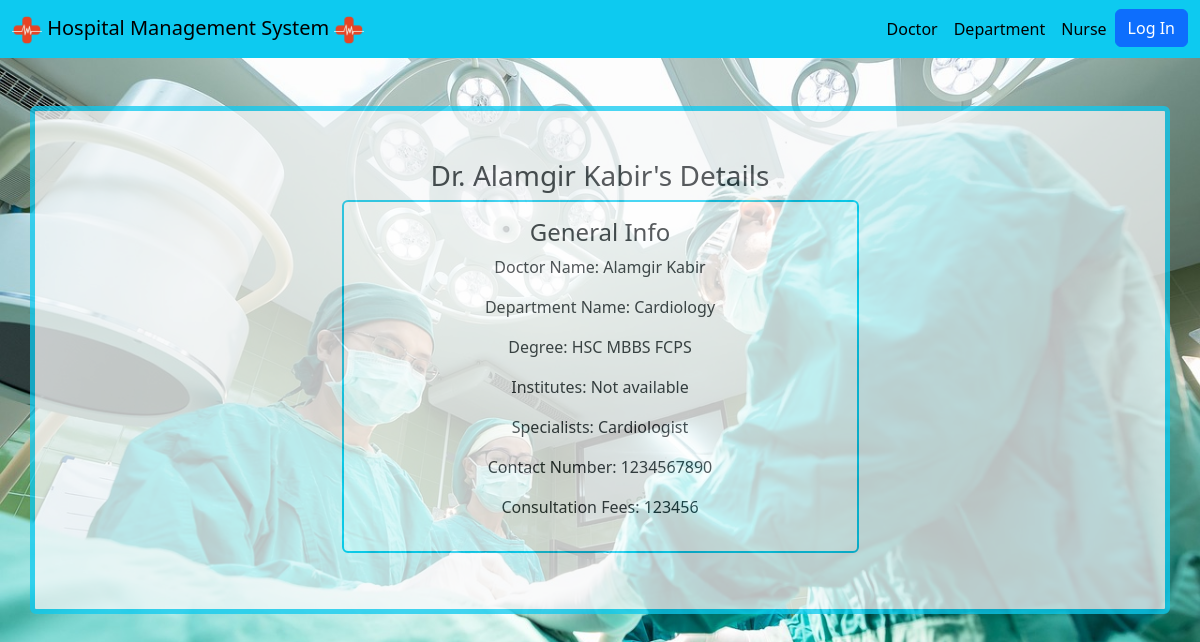
/Website/doctorprofile.php?id=11, run on the app's committed database.
### tables this page shows
CREATE TABLE `doctor_profile` (
  `Doctor_ID` int(10) NOT NULL,
  `Doctor_Name` varchar(20) NOT NULL,
  `Department_ID` int(10) DEFAULT NULL,
  `Degree` text DEFAULT NULL,
  `Institutes` text DEFAULT NULL,
  `Specialists` text DEFAULT NULL,
  `Doctor_Contact_Number` int(11) DEFAULT NULL,
  `Doctor_Bill` int(255) DEFAULT NULL
);

CREATE TABLE `doctor` (
  `Doctor_ID` int(10) NOT NULL,
  `Doctor_Name` varchar(20) NOT NULL,
  `Department_ID` int(10) DEFAULT NULL,
  `Degree` text DEFAULT NULL,
  `Specialists` text DEFAULT NULL
);

CREATE TABLE `department` (
  `Department_ID` int(10) NOT NULL,
  `Department_Name` varchar(20) NOT NULL,
  `Number_of_Doctors` int(255) DEFAULT NULL,
  `Number_of_Nurses` int(255) NOT NULL
);

### Website/doctorprofile.php (the view, shortened to what this page needs)
<!DOCTYPE html>
<html>
<?php
include "connect.php";
if (isset($_GET['id'])) {
    $id = mysqli_real_escape_string($conn, $_GET['id']);
    $sql = "
        SELECT d.*, dp.Institutes, dp.doctor_Contact_Number, dp.Doctor_Bill, dt.Department_ID, dt.Department_name
        FROM doctor d
        LEFT JOIN department dt USING (Department_ID)
        LEFT JOIN doctor_profile dp USING (Doctor_ID)
        WHERE Doctor_ID = $id";
    $result = mysqli_query($conn, $sql);
    $doctor = mysqli_fetch_assoc($result);
}
include("header.php");
?>
<head>
    <link rel="stylesheet" href="https://cdn.jsdelivr.net/npm/bootstrap@5.3.2/dist/css/bootstrap.min.css">
</head>
<body style="background-image: url(img/doctorpage.jpeg);background-size: cover;background-repeat: no-repeat;">
    <div class="container p-5 my-5 bg-light opacity-75 border-info card h-100 border border-5">
        <h3 class="text-center">Dr. <?php echo htmlspecialchars($doctor["Doctor_Name"] ?? 'Not available'); ?>'s Details</h3>
        <div class="justify-content-center w-50 mx-auto p-3 border text-center border-info card h-100 border border-2">
            <h4>General Info</h4>
            <p>Doctor Name: <?php echo htmlspecialchars($doctor["Doctor_Name"] ?? 'Not available'); ?></p>
            <p>Department Name: <?php echo htmlspecialchars($doctor["Department_name"] ?? 'Not available'); ?></p>
            <p>Degree: <?php echo htmlspecialchars($doctor["Degree"] ?? 'Not available'); ?></p>
            <p>Institutes: <?php echo htmlspecialchars($doctor["Institutes"] ?? 'Not available'); ?></p>
            <p>Specialists: <?php echo htmlspecialchars($doctor["Specialists"] ?? 'Not available'); ?></p>
            <p>Contact Number: <?php echo htmlspecialchars($doctor["doctor_Contact_Number"] ?? 'Not available'); ?></p>
            <p>Consultation Fees: <?php echo htmlspecialchars($doctor["Doctor_Bill"] ?? 'Not available'); ?></p>
        </div>
    </div>
</body>
</html>

### data on the page
doctor_profile: Doctor_ID.Doctor_Name "Alamgir Kabir", Department_ID.Department_Name "Cardiology", Doctor_ID.Degree "HSC MBBS FCPS", Institutes "Not available", Doctor_ID.Specialists "Cardiologist", Doctor_Contact_Number "1234567890", Doctor_Bill "123456"
